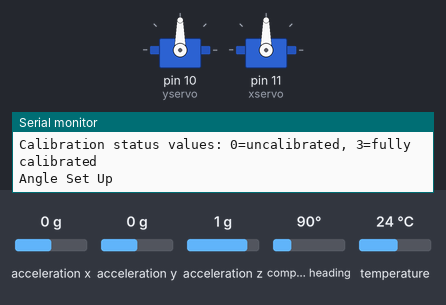
This sketch was run on a simulated Arduino Uno, built with avr-gcc and run on an emulated ATmega328P. Parts: 2 × servo, the last lines printed to the serial monitor. The inputs (shaded band) are chosen by the test bench; at power-on: acceleration x 0 g, acceleration y 0 g, acceleration z 1 g, compass heading 90°, temperature 24 °C.

Above: at 2.2 s.
2.3 s: acceleration x set to -1.4 g
At 4.9 s:
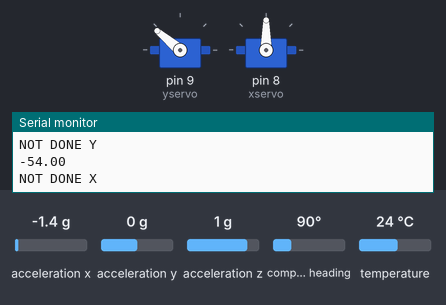
5.3 s: acceleration x set to 0.8 g
11.3 s: acceleration x set to -0.8 g
At 14.0 s:
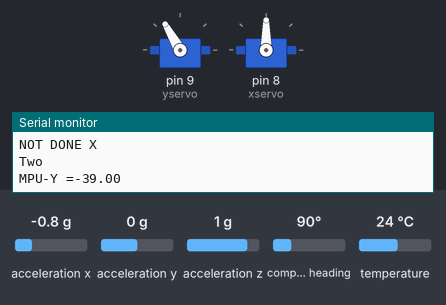
14.3 s: acceleration x set to 0 g
At 14.9 s:
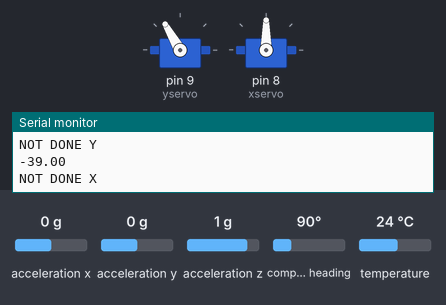
Timing chart, 0 to 16.8 s (numbered marks = the images above; inputs shaded):
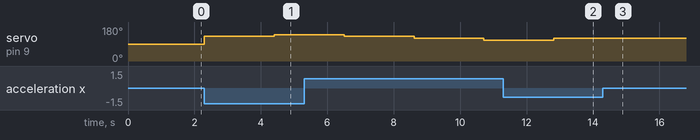

The sketch:

Level_Platform_Code.ino
```cpp
#include <Wire.h>
#include <Adafruit_Sensor.h>
#include <Adafruit_BNO055.h>
#include <utility/imumaths.h>
#include <Servo.h>

Servo xservo;
Servo yservo;

double levelx;
double levely;

double mpux;
double mpuy;


/* This driver reads raw data from the BNO055

   Connections
   ===========
   Connect SCL to analog 5
   Connect SDA to analog 4
   Connect VDD to 3.3V DC
   Connect GROUND to common ground

   History
   =======
   2015/MAR/03  - First release (KTOWN)
*/

/* Set the delay between fresh samples */
#define BNO055_SAMPLERATE_DELAY_MS (100)

Adafruit_BNO055 bno = Adafruit_BNO055();

/**************************************************************************/
/*
    Arduino setup function (automatically called at startup)
*/
/**************************************************************************/
void setup(void)
{
  Serial.begin(9600);

  yservo.attach(10); //attach to the correct pin
    yservo.write(90); //moves y servo
  Serial.println("Orientation Sensor Raw Data Test"); Serial.println("");

  /* Initialise the sensor */
  if(!bno.begin())
  {
    /* There was a problem detecting the BNO055 ... check your connections */
    Serial.print("Ooops, no BNO055 detected ... Check your wiring or I2C ADDR!");
    while(1);
  }

  delay(1000);

  /* Display the current temperature */
  int8_t temp = bno.getTemp();


  bno.setExtCrystalUse(true);

  Serial.println("Calibration status values: 0=uncalibrated, 3=fully calibrated");

  levelx = 90; // initial x level 88
  levely = 120; //initial y level 93


  xservo.attach(11); //attach to the correct pin
  yservo.attach(10); //attach to the correct pin


  xservo.write(levelx); //moves x servo
  yservo.write(90); //moves y servo

  Serial.print("Angle Set Up");
  //delay(5000);
}

/**************************************************************************/
/*
    Arduino loop function, called once 'setup' is complete (your own code
    should go here)
*/
/**************************************************************************/
void loop(void)
{

  imu::Vector<3> euler = bno.getVector(Adafruit_BNO055::VECTOR_EULER);

  /* Display the floating point data */

  mpux = round(euler.z()); //rounds the mpu values to move the motor and reduce noise for if statement
  mpuy = round(euler.y()); //rounds the mpu values to move the motor and reduce noise for if statement

// yservo

if (mpuy < -2 && mpuy >=-90) {
  if (mpuy == -3){
    return;  //if it is already level, it ends the code
  }
  if (mpuy <-3 && mpuy >= -20){
    levely = levely + 1;
    yservo.write(levely);
    Serial.println("One");
  }
  else{
    levely = levely + 10; // if problem change to 1 rather than 10
    yservo.write(levely);//moves the y motor to one side until it is level
    delay(1000);
    Serial.println("Two");

  }
  Serial.print("MPU-Y =");
  Serial.println(mpuy);
}


if (mpuy <=90 && mpuy > -2){
  if (mpuy ==0 || abs(mpuy) ==1 || mpuy ==2 || mpuy == 3 || mpuy == 4){
    return; //if level already, moves out
  }
 if (mpuy <= 20 && mpuy > 4){
   levely = levely - 1;
   yservo.write(levely);
   Serial.println("Three");
 }
  else{
    levely = levely - 10; //if problem change to 1 rather than 10
    yservo.write(levely); // moves the y motor to one side until it is level
    delay(1000);
    Serial.println("Four");
  }
  Serial.print("MPU-Y =");
  Serial.println(mpuy);
}

//xservo
if (mpux > -180 && mpux <= - 90) {
  if (mpux == -180 || mpux == -179 || mpux == -178){
    return; //if x side is level, moves out of the if statement
  }
  if (mpux > -178 && mpux <= -168){
    levelx = levelx - 1;
    xservo.write(levelx);
    Serial.println("Five");
  }
  else {
    levelx = levelx - 10; //if problematic change to 1 rathen than 10
    xservo.write(levelx); //moves the x motor to one side until it is level
    delay(1000);
    Serial.println("Six");
  }
  Serial.print("MPU-X =");
  Serial.println(mpux);
}

if (mpux >= 90 && mpux < 180){
  if (mpux == 180 || mpux == 179){
    return; // if x side is level, moves out of the if statement
  }
  if (mpux > 168 && mpux <178 ){
     levelx = levelx + 1;
     xservo.write(levelx);
     Serial.println("Seven");
  }
  else {
    levelx = levelx + 10; //if problematic change to 1 rather than 10
    xservo.write(levelx); //moves the x motor to one side until it is level
    delay(1000);
    Serial.println("Eight");
  }
  Serial.print("MPU-X =");
  Serial.println(mpux);
}

delay(1000);

if (mpuy == -2 || mpuy == -3 || mpuy ==0 || mpuy== 1 || mpuy ==2 || mpuy == 3 || mpuy == 4){
  yservo.detach();
  Serial.print("FINAL MPUY =");
  Serial.println(mpuy);
  Serial.println("DONE WITH Y");
}
  else {
    yservo.attach(9);
    Serial.println("NOT DONE Y");
    Serial.println(mpuy);

}
  if(mpux == -180 || mpux == -179 || mpux == -178 ||mpux == 180 || mpux == 179){
  xservo.detach();
  Serial.print("FINAL MPUX =");
  Serial.println(mpux);


  Serial.println("LEVEL!");
  }
  else {
  xservo.attach(8);
  Serial.println("NOT DONE X");

}

  /* Display calibration status for each sensor. */
  uint8_t system, gyro, accel, mag = 0; //calibrates the MPU, took straight from the example code
  bno.getCalibration(&system, &gyro, &accel, &mag);

  delay(BNO055_SAMPLERATE_DELAY_MS);
}
```

Measured:
- after the input at 2.3 s, servo on pin 9 (yservo): 90° → 130° at once, → 140° 2.1 s later
- after the input at 11.3 s, servo on pin 9 (yservo): 110° → 120° after 1.5 s
- after the input at 14.3 s, servo on pin 9 (yservo): stays 120° (without the input it goes to 130° after 0.62 s)
